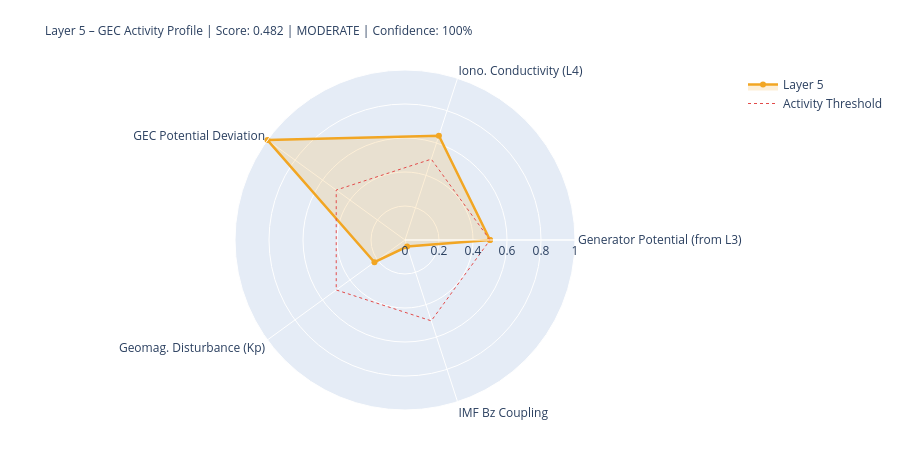

Source (notebook cell):
### Markdown cell above
---
## 5. State Assessment & Handoff to Layer 6

### Code cell
# ============================================================
# LAYER-5-SCORE
# ============================================================

# Components
# 1) Generator activity (Layer-3-driven)
gen_score = norm(generator_strength, 0.3, 2.0)
gen_src   = 'from_layer3' if l3_thunder_score is not None else 'estimated'

# 2) Ionospheric conductivity (Layer-4-driven)
iono_score = norm(iono_cond_factor, 0.7, 1.4)
iono_src   = 'from_layer4' if l4_ioniz is not None else 'estimated'

# 3) GEC potential deviation from reference
pot_score = norm(abs(delta_V_pct), 0, 30)  # 0 = at reference, 1 = 30% deviation
pot_src   = 'derived'

# 4) Geomagnetic disturbance (Kp) – modulates vertical currents
kp_score = norm(kp_val, 0, 9)
kp_src   = 'primary' if kp_now is not None else 'from_layer4'

# 5) IMF Bz coupling (southward = stronger M-I coupling → GEC influence)
bz_score = norm(-(bz_now or 0), -5, 30) if bz_now is not None else None
bz_src   = 'primary' if bz_now is not None else 'missing'

COMPONENTS = {
    'Generator Potential (from L3)':  {'score': gen_score,   'source': 'derived_from_layer3', 'dynamic': True},
    'Iono. Conductivity (L4)':      {'score': iono_score,  'source': iono_src, 'dynamic': True},
    'GEC Potential Deviation':      {'score': pot_score,   'source': pot_src,  'dynamic': True},
    'Geomag. Disturbance (Kp)':         {'score': kp_score,    'source': kp_src,   'dynamic': True},
    'IMF Bz Coupling':               {'score': bz_score,    'source': bz_src,   'dynamic': True},
}

available   = {k: v['score'] for k, v in COMPONENTS.items() if v['score'] is not None}
unavailable = [k for k, v in COMPONENTS.items() if v['score'] is None]
layer5_score = round(sum(available.values()) / len(available), 4) if available else None
confidence   = round(len(available) / len(COMPONENTS), 2)
level = ('unknown' if layer5_score is None
         else 'quiet'   if layer5_score < 0.3
         else 'moderate' if layer5_score < 0.6
         else 'active')
dominant_l5 = max(available, key=available.get) if available else 'none'

# Kp consistency: separate 1-min raw value from score value
kp_1m_raw   = kp_now          # directly from API (can be 0.0 during live measurement)
kp_for_score = kp_val          # from Layer-0 context or estimated value if needed
kp_score_src = kp_src

W = 68
print('=' * W)
print('LAYER 5 – GLOBAL ELECTRIC CIRCUIT – STATE ASSESSMENT')
print('=' * W)
for name, comp in COMPONENTS.items():
    s = comp['score']
    if s is not None:
        bar = '█' * int(s*20) + '░' * (20-int(s*20))
        print(f'  {name:<34} {bar}  {s:.3f}  [{comp["source"]}]')
    else:
        print(f'  {name:<34} {"─"*20}  n/a   [missing]')
print('-' * W)
print(f'  Score:         {layer5_score:.3f}  ({len(available)}/{len(COMPONENTS)} components)')
print(f'  Confidence:    {confidence:.0%}')
print(f'  Level:         {level.upper()}')
print(f'  Dominant:      {dominant_l5}')
print(f'  V_iono:        {V_iono_mod:.1f} kV  (Δ {delta_V_pct:+.1f}% vs. Ref)')
print(f'  I_total:       {I_total_mod:.1f} A   (Δ {delta_I_pct:+.1f}% vs. Ref)')
print('=' * W)

# Radar
cats   = list(available.keys())
vals_r = list(available.values())
if len(cats) >= 3:
    fig = go.Figure()
    fig.add_trace(go.Scatterpolar(
        r=vals_r + [vals_r[0]], theta=cats + [cats[0]],
        fill='toself', fillcolor='rgba(242,166,35,0.18)',
        line=dict(color='#F2A623', width=2.5), name='Layer 5'
    ))
    fig.add_trace(go.Scatterpolar(
        r=[0.5]*(len(cats)+1), theta=cats+[cats[0]],
        line=dict(color='#E24B4A', dash='dot', width=1),
        mode='lines', name='Activity Threshold'
    ))
    fig.update_layout(
        title=dict(
            text=f'Layer 5 – GEC Activity Profile | Score: {layer5_score:.3f} | {level.upper()} | Confidence: {confidence:.0%}',
            font=dict(size=12)
        ),
        polar=dict(radialaxis=dict(visible=True, range=[0,1])),
        height=450, showlegend=True,
        margin=dict(l=80, r=80, t=70, b=40)
    )
    fig.show()

### Figure 1 — Plotly figure (JSON) as saved in the notebook; plotly's stock layout.template omitted (floating-point values rounded to 4 significant figures)
{"data": [{"fill": "toself", "fillcolor": "rgba(242,166,35,0.18)", "line": {"color": "#F2A623", "width": 2.5}, "name": "Layer 5", "r": [0.5, 0.6454, 1.0, 0.2222, 0.0403, 0.5], "theta": ["Generator Potential (from L3)", "Iono. Conductivity (L4)", "GEC Potential Deviation", "Geomag. Disturbance (Kp)", "IMF Bz Coupling", "Generator Potential (from L3)"], "type": "scatterpolar"}, {"line": {"color": "#E24B4A", "dash": "dot", "width": 1}, "mode": "lines", "name": "Activity Threshold", "r": [0.5, 0.5, 0.5, 0.5, 0.5, 0.5], "theta": ["Generator Potential (from L3)", "Iono. Conductivity (L4)", "GEC Potential Deviation", "Geomag. Disturbance (Kp)", "IMF Bz Coupling", "Generator Potential (from L3)"], "type": "scatterpolar"}], "layout": {"height": 450, "margin": {"b": 40, "l": 80, "r": 80, "t": 70}, "polar": {"radialaxis": {"range": [0, 1], "visible": true}}, "showlegend": true, "title": {"font": {"size": 12}, "text": "Layer 5 – GEC Activity Profile | Score: 0.482 | MODERATE | Confidence: 100%"}}}
